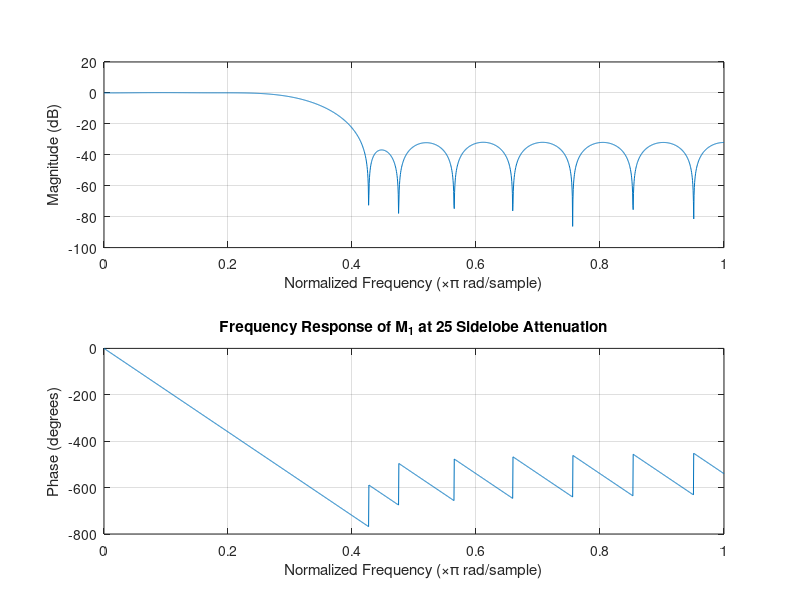
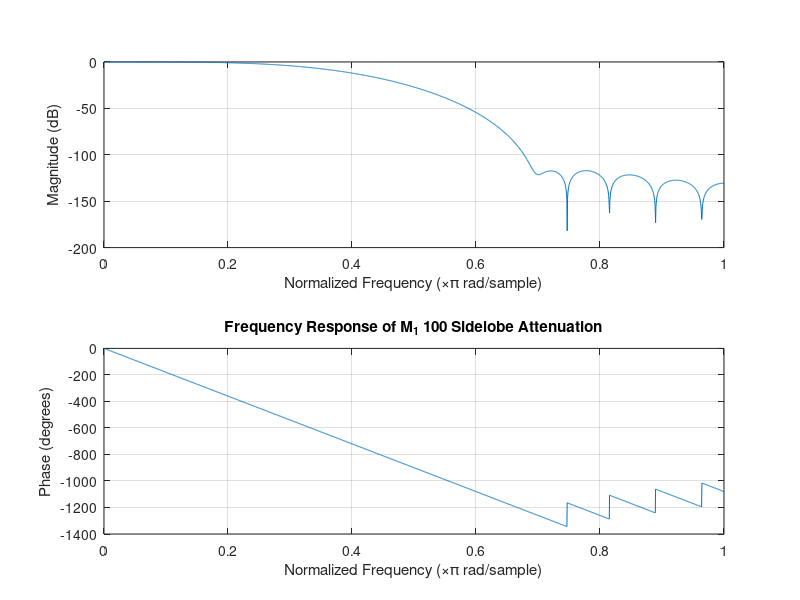
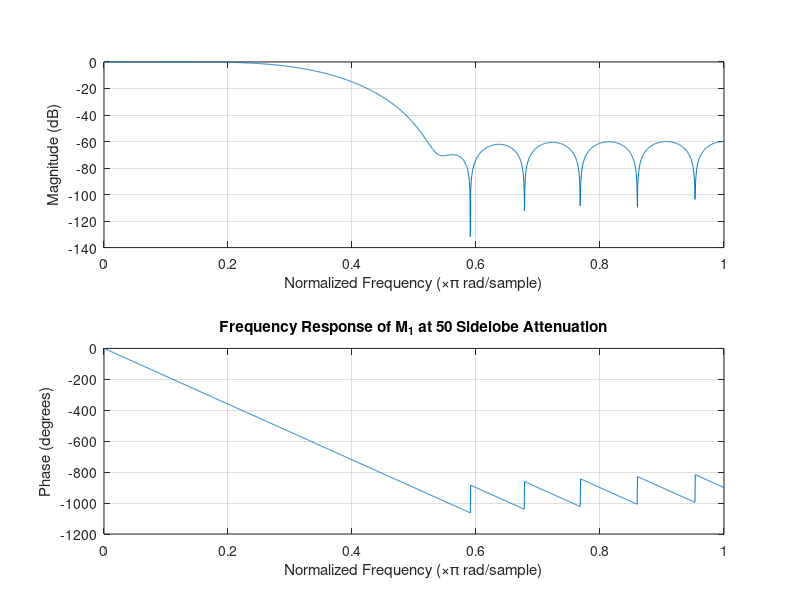
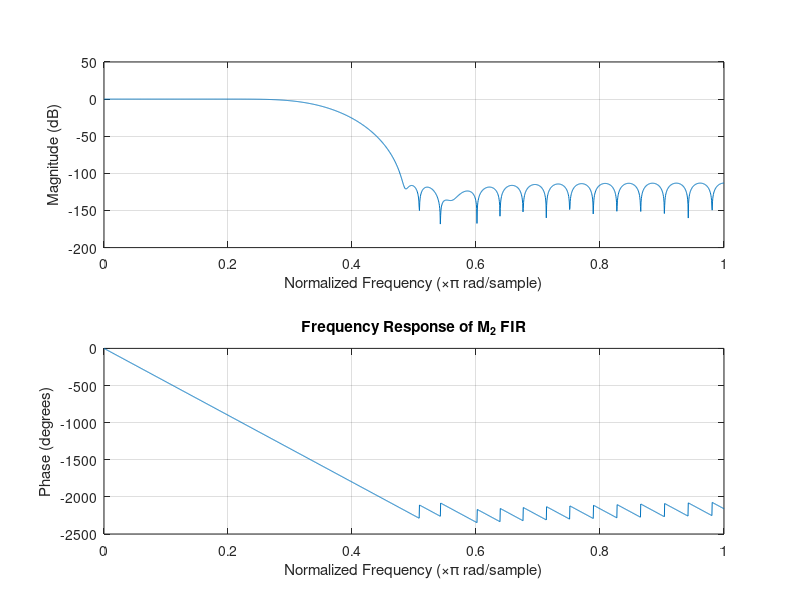

These charts were generated, in order, by the following MATLAB code:
clear;
%Problem 2A)

%cutoff frequency is the frequency at which the normalized gain of the filter is –6 dB
%Freq must be smaller than 1

w_c=pi/3;
w_n=w_c/pi;
num_samples= 10000;
M_1=20;
M_2=50;
M_3=150;

%sidelobe attenuation for Dolph-Chebyshev window FIR



che = chebwin(M_1+1,25);%needs to be 1 larger to have same length

h = fir1(M_1,w_n,"low",che);

hold on;
figure(1)
freqz(h, 1, 2048)%Matlab function to get frequency response
title("Frequency Response of M_1 at 25 Sidelobe Attenuation");
hold off;

che = chebwin(M_1+1,100);%needs to be 1 larger to have same length

h = fir1(M_1,w_n,"low",che);


hold on;
figure(2)
freqz(h, 1, 2048)
title("Frequency Response of M_1 100 Sidelobe Attenuation");
hold off;

che = chebwin(M_1+1,50);%needs to be 1 larger to have same length

h = fir1(M_1,w_n,"low",che);

hold on;
figure(3)
freqz(h, 1, 2048);
title("Frequency Response of M_1 at 50 Sidelobe Attenuation");
hold off;

che = chebwin(M_2+1,100);%needs to be 1 larger to have same length

h = fir1(M_2,w_n,"low",che);


hold on;
figure(4)
freqz(h, 1, 2048);
title("Frequency Response of M_2 FIR");
hold off;

che = chebwin(M_3+1,100);%needs to be 1 larger to have same length

h = fir1(M_3,w_n,"low",che);


hold on;
figure(5)
freqz(h, 1, 2048);
title("Frequency Response of M_3 FIR");
hold off;

[b,a] = cheby2(M_1,100,w_n,"low");%needs to be 1 larger to have same length



hold on;
figure(6)
freqz(b,a)
title("Frequency Response of M_1 IIR");
hold off;

[h,t] = impz(b,a);

hold on;
figure(7)
plot(t,h);
xlabel("Samples")
ylabel("Amplitude")
title("Impulse Response of M_1 IIR");
hold off;

noise = wgn(1000,1,1);
w = linspace(-pi,pi,num_samples);
noise_DFT = fft(noise, num_samples);
figure(8);
hold on;
plot(w,abs(noise_DFT));
xlabel('Frequency')
ylabel('Frequency Response')
title('Frequency Response of Noise')
hold off;

yz=conv(h,noise);
filter_noiseyz = fftshift(fft(yz, num_samples));
figure(9);
hold on;
plot(w,abs(filter_noiseyz));
xlabel('Frequency')
ylabel('Frequency Response')
title('Frequency Response of Convolved Noise')
hold off;

figure(200);
hold on;
plot(0:length(yz)-1,yz);
xlabel('Time Index')
ylabel('Amplitude')
title('Time Response of Convolved Noise')
hold off;

y=filter(b,a,noise);
filter_noise = fftshift(fft(y, num_samples));
figure(10);
hold on;
plot(w,abs(filter_noise));
xlabel('Frequency')
ylabel('Frequency Response')
title('Frequency Response of Filtered Noise')
hold off;

figure(201);
hold on;
plot(0:length(y)-1,y);
xlabel('Time Index')
ylabel('Amplitude')
title('Time Response of Filtered Noise')
hold off;

[b,a] = cheby2(M_2,100,w_n,"low");%needs to be 1 larger to have same length

hold on;
figure(11)
freqz(b,a)
title("Frequency Response of M_2 IIR");
hold off;

[h,t] = impz(b,a);

yz=conv(h,noise);
filter_noiseyz = fftshift(fft(yz, num_samples));
figure(12);
hold on;
plot(w,abs(filter_noiseyz));
xlabel('Frequency')
ylabel('Frequency Response')
title('Frequency Response of Convolved Noise')
hold off;
figure(202);
hold on;
plot(0:length(yz)-1,yz);
xlabel('Time Index')
ylabel('Amplitude')
title('Time Response of Convolved Noise')
hold off;
hold on;
figure(13)
plot(t,h);
xlabel("Samples")
ylabel("Amplitude")
title("Impulse Response of M_2 IIR");
hold off;

y=filter(b,a,noise);
filter_noise = fftshift(fft(y, num_samples));
figure(14);
hold on;
plot(w,abs(filter_noise));
xlabel('Frequency')
ylabel('Frequency Response')
title('Frequency Response of Filtered Noise')
hold off;

figure(203);
hold on;
plot(0:length(y)-1,y);
xlabel('Time Index')
ylabel('Amplitude')
title('Time Response of Filtered Noise')
hold off;
[b,a] = cheby2(M_3,100,w_n,"low");%needs to be 1 larger to have same length




hold on;
figure(15)
freqz(b,a)
title("Frequency Response of M_3 IIR");
hold off;

[h,t] = impz(b,a);

yz=conv(h,noise);
filter_noiseyz = fftshift(fft(yz, num_samples));
figure(16);
hold on;
plot(w,abs(filter_noiseyz));
xlabel('Frequency')
ylabel('Frequency Response')
title('Frequency Response of Convolved Noise')
hold off;
figure(204);
hold on;
plot(0:length(yz)-1,yz);
xlabel('Time Index')
ylabel('Amplitude')
title('Time Response of Convolved Noise')
hold off;
hold on;
figure(17)
plot(t,h);
xlabel("Samples")
ylabel("Amplitude ")
title("Impulse Response of M_3 IIR");
hold off;

y=filter(b,a,noise);
filter_noise = fftshift(fft(y, num_samples));
figure(18);
hold on;
plot(w,abs(filter_noise));
xlabel('Frequency')
ylabel('Frequency Response')
title('Frequency Response of Filtered Noise')
hold off;

figure(205);
hold on;
plot(0:length(y)-1,y);
xlabel('Time Index')
ylabel('Amplitude')
title('Time Response of Filtered Noise')
hold off;
